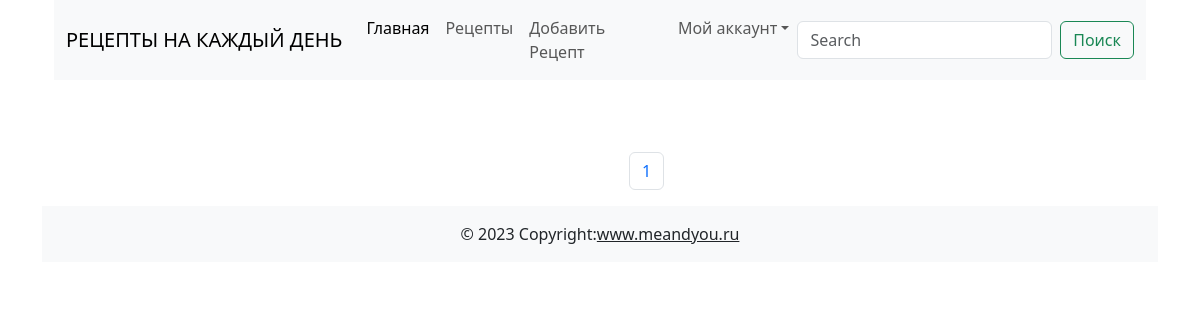
Before: /?page=4 with the older database file.
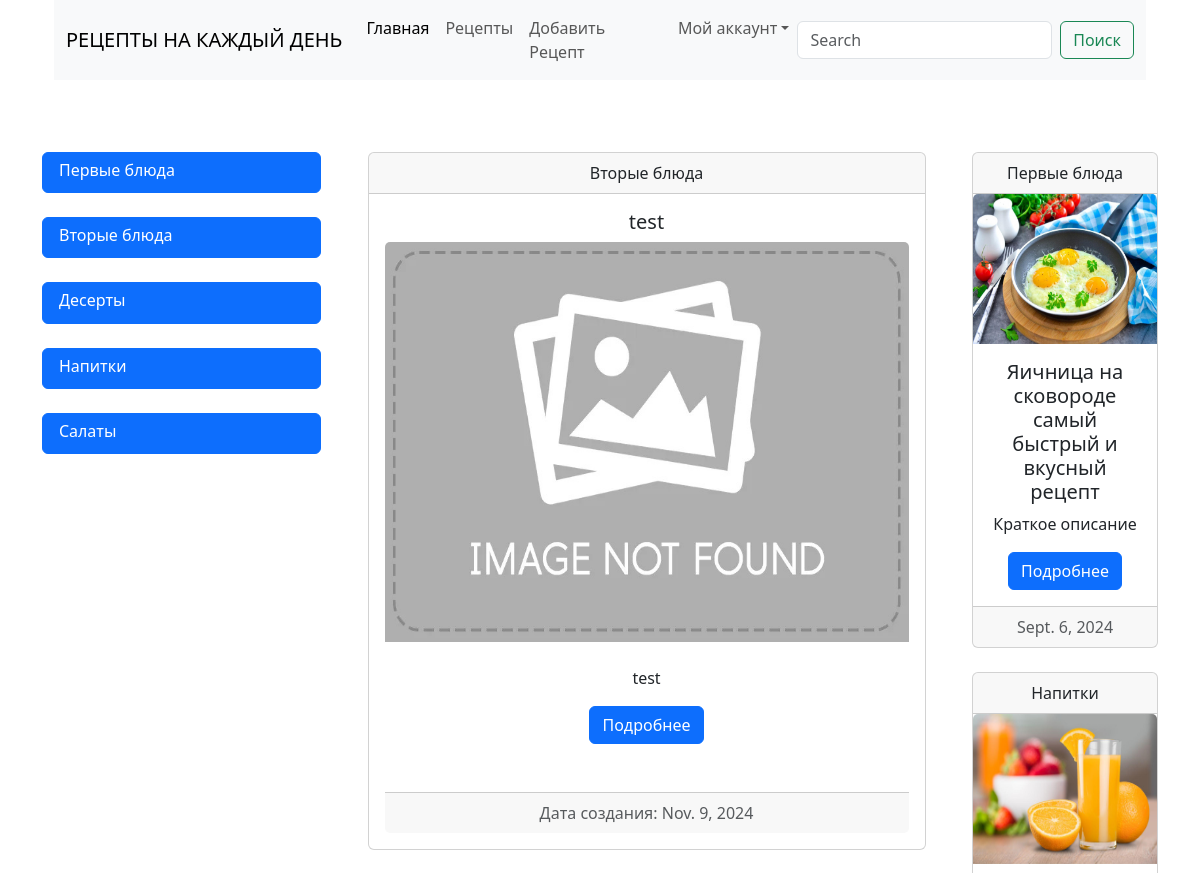
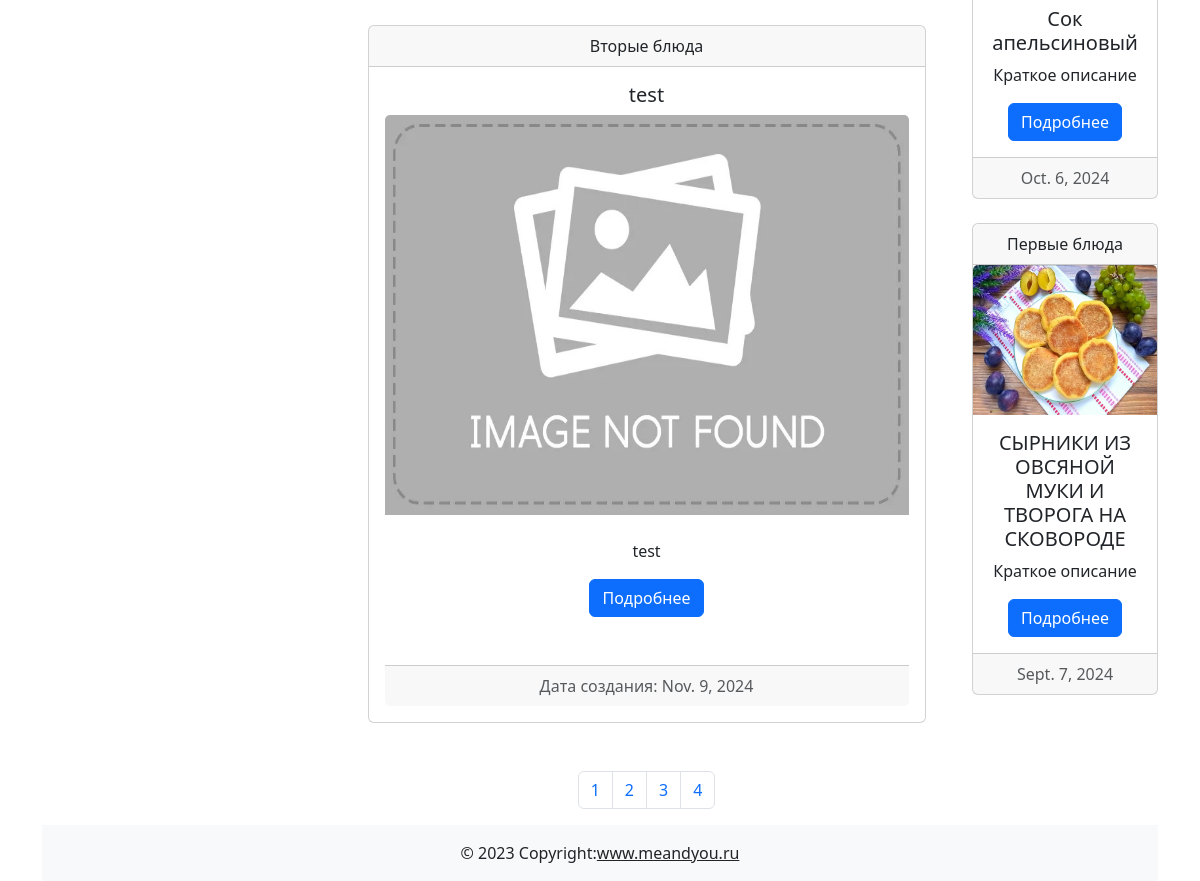
After: the same page with the newer database file (2 pictures, top to bottom).
### recipe/models.py (models this page shows, shortened)
class Category(models.Model):
    title = models.CharField(max_length=255, verbose_name='Категории')
    def __str__(self):
        return self.title
    class Meta:
        verbose_name = 'Категория'
        verbose_name_plural = 'Категории'

class Recept(models.Model):
    author = models.ForeignKey(User, on_delete=models.CASCADE, verbose_name='Автор')
    recept_name = models.CharField(max_length=255, blank=False)
    date = models.DateField(auto_now_add=True)
    recept_text = models.TextField(max_length=12000, blank=False)
    img = models.ImageField(upload_to='images/', blank=True)
    watched = models.IntegerField(default=0, blank=True)
    is_published = models.BooleanField(default=True, blank=True)
    category = models.ForeignKey(Category, default=1,on_delete=models.CASCADE, blank=True)
    title = models.CharField(max_length=180)
    description = models.CharField (max_length=300, blank=False)
    class Meta:
        verbose_name = 'Рецепт'
        verbose_name_plural = 'Рецепты'

### accounts/views.py (the view)
# urls.py: path('', views.PageBuilder, name='home'),
def PageBuilder(request):
    recipts = Recept.objects.filter(is_published=True).order_by('date')
    categorys = Category.objects.all()
    page_number = request.GET.get('page')
    paginator = paginator_method(recipts,5, page_number)
    recomendations = Recept.objects.filter(is_published = True).order_by('-watched')[:3]
    page = {
        'title': f"Главная страница",
        'recipts': recipts,
        'categorys': categorys,
        'recomendations' : recomendations,
        'page_obj': paginator,
    }
    return render(request, 'home.html', page)

### accounts/views.py (called while the page is built)
def paginator_method(list:list, per_page:int, pagename=str):
    paginator = Paginator(list, per_page)
    page_number = pagename
    page_obj = paginator.get_page(page_number)
    return page_obj

### accounts/templates/home.html
{% extends 'base_recipe.html' %}
{% block center-area %}
<br><br><br>
{% include 'components/_post_list.html' %}
{% endblock %}

### recipe/templates/components/_left_menu.html
    <br><br><br>
{% for category in categorys %}
    <div class="list-group">
        <a href="{% url 'category' category.id %}" class="list-group-item list-group-item-action flex-column align-items-start active">
            <div class="d-flex w-100 justify-content-between">
                <h6 class="mb-1">{{ category }}</h6>
            </div>
        </a>
    </div>
    <br>
    {% endfor %}

### recipe/templates/components/_post_list.html (shortened to what this page needs)
{% for recipt in page_obj %}
<div class = "card text-center">
    <div class = "card-header">{{ recipt.category }}</div>
    <div class = "card-body"> <h5 class="card-title">{{ recipt.title }}</h5>
        {% if recipt.img %}
        <img src="{{ recipt.img.url }}" class="card-img-top" alt="{{ recipt.title }}" height="400px">
        {% else %}
        <img src="media/images/image001.jpg" class="card-img-top" alt="{{ recipt.title }}" height="400px">
        {% endif %}
        <br><br>
        <p class = "card-text">{{ recipt.recept_text | truncatewords:20 }}</p>
        <div class="d-flex justify-content-center">
            <a href="{% url 'recept_id' recipt.id %}" class = "btn btn-primary mx-2">Подробнее</a>
        </div>
        <br><br>
        <div class = "card-footer text-muted"> Дата создания: {{ recipt.date }}</div>
    </div>
</div>
<br><br>
{% endfor %}
{% include 'components/_pages.html' %}

### recipe/templates/components/_post_recommendation.html
<br><br><br>
{% load static %}
    {% for recomendat in recomendations %}
    <div class="card text-center"><div class="card-header">{{ recomendat.category }}</div>
        {% if recomendat.img %}
        <img src="{{ recomendat.img.url }}" class="card-img-top" alt="..." height="150px">
        {% else %}
        <img src="{% static 'images/image001.jpg' %}" class="card-img-top" alt="{{ recipt.title }}" height="150px">
        {% endif %}
        <div class="card-body"><h5 class="card-title">{{ recomendat.title }}</h5>
            <p class="card-text">Краткое описание</p>
            <a href="{% url 'recept_id' recomendat.id %}" class="btn btn-primary">Подробнее</a>
        </div>
        <div class="card-footer text-muted">{{ recomendat.date }}</div>
    </div>
<br>
    {% endfor %}

Changed rows visible on the page:
added Category: title "Первые блюда"
added Category: title "Вторые блюда"
added Category: title "Десерты"
added Category: title "Напитки"
added Category: title "Салаты"
added Recept: category "Вторые блюда", title "test", title (picture), recept_text "test", date "Nov. 9, 2024"
added Recept: category "Вторые блюда", title "test", title (picture), recept_text "test", date "Nov. 9, 2024"
added Recept: category "Первые блюда", img (picture), title "Яичница на сковороде самый быстрый и вкусный рецепт", date "Sept. 6, 2024"
added Recept: category "Напитки", img (picture), title "Сок апельсиновый", date "Oct. 6, 2024"
added Recept: category "Первые блюда", img (picture), title "СЫРНИКИ ИЗ ОВСЯНОЙ МУКИ И ТВОРОГА НА СКОВОРОДЕ", date "Sept. 7, 2024"
Other visible differences:
new list line: "2"
new list line: "3"
new list line: "4"
